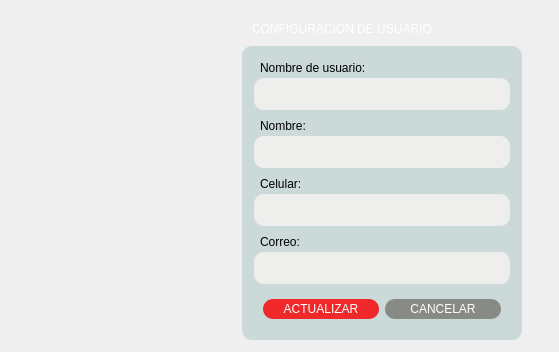
             <widget class="QWidget" name="userConfiPage">
              <layout class="QHBoxLayout" name="horizontalLayout_28">
               <item>
                <widget class="QWidget" name="widget_3" native="true">
                 <layout class="QHBoxLayout" name="horizontalLayout_33">
                  <property name="spacing">
                   <number>0</number>
                  </property>
                  <property name="leftMargin">
                   <number>0</number>
                  </property>
                  <property name="topMargin">
                   <number>0</number>
                  </property>
                  <property name="rightMargin">
                   <number>0</number>
                  </property>
                  <property name="bottomMargin">
                   <number>0</number>
                  </property>
                  <item alignment="Qt::AlignLeft|Qt::AlignTop">
                   <widget class="QWidget" name="widget_22" native="true">
                    <property name="sizePolicy">
                     <sizepolicy hsizetype="Preferred" vsizetype="Expanding">
                      <horstretch>0</horstretch>
                      <verstretch>0</verstretch>
                     </sizepolicy>
                    </property>
                    <property name="minimumSize">
                     <size>
                      <width>230</width>
                      <height>0</height>
                     </size>
                    </property>
                    <property name="styleSheet">
                     <string notr="true">background-color: transparent;</string>
                    </property>
                    <layout class="QVBoxLayout" name="verticalLayout_15">
                     <property name="spacing">
                      <number>0</number>
                     </property>
                     <property name="leftMargin">
                      <number>0</number>
                     </property>
                     <property name="topMargin">
                      <number>0</number>
                     </property>
                     <property name="rightMargin">
                      <number>0</number>
                     </property>
                     <property name="bottomMargin">
                      <number>0</number>
                     </property>
                     <item alignment="Qt::AlignLeft|Qt::AlignBottom">
                      <widget class="QLabel" name="label_22">
                       <property name="text">
                        <string/>
                       </property>
                       <property name="pixmap">
                        <pixmap resource="resources.qrc">:/icons/icons/Univalle.svg</pixmap>
                       </property>
                      </widget>
                     </item>
                    </layout>
                   </widget>
                  </item>
                  <item alignment="Qt::AlignHCenter|Qt::AlignVCenter">
                   <widget class="QWidget" name="widget_24" native="true">
                    <property name="styleSheet">
                     <string notr="true">background-color: transparent;</string>
                    </property>
                    <layout class="QVBoxLayout" name="verticalLayout_8">
                     <property name="spacing">
                      <number>0</number>
                     </property>
                     <property name="leftMargin">
                      <number>0</number>
                     </property>
                     <property name="topMargin">
                      <number>0</number>
                     </property>
                     <property name="rightMargin">
                      <number>0</number>
                     </property>
                     <property name="bottomMargin">
                      <number>0</number>
                     </property>
                     <item>
                      <widget class="QFrame" name="frame_9">
                       <property name="frameShape">
                        <enum>QFrame::StyledPanel</enum>
                       </property>
                       <property name="frameShadow">
                        <enum>QFrame::Raised</enum>
                       </property>
                       <layout class="QVBoxLayout" name="verticalLayout_20">
                        <property name="spacing">
                         <number>0</number>
                        </property>
                        <property name="leftMargin">
                         <number>0</number>
                        </property>
                        <property name="topMargin">
                         <number>0</number>
                        </property>
                        <property name="rightMargin">
                         <number>0</number>
                        </property>
                        <property name="bottomMargin">
                         <number>0</number>
                        </property>
                        <item alignment="Qt::AlignLeft|Qt::AlignVCenter">
                         <widget class="QFrame" name="frame_11">
                          <property name="frameShape">
                           <enum>QFrame::StyledPanel</enum>
                          </property>
                          <property name="frameShadow">
                           <enum>QFrame::Raised</enum>
                          </property>
                          <layout class="QHBoxLayout" name="horizontalLayout_17">
                           <item alignment="Qt::AlignLeft">
                            <widget class="QLabel" name="label_3">
                             <property name="styleSheet">
                              <string notr="true">color: rgb(255, 255, 255);</string>
                             </property>
                             <property name="text">
                              <string>CONFIGURACIÓN DE USUARIO</string>
                             </property>
                            </widget>
                           </item>
                          </layout>
                         </widget>
                        </item>
                        <item>
                         <widget class="QWidget" name="widget_26" native="true">
                          <property name="sizePolicy">
                           <sizepolicy hsizetype="Preferred" vsizetype="Expanding">
                            <horstretch>0</horstretch>
                            <verstretch>0</verstretch>
                           </sizepolicy>
                          </property>
                          <property name="maximumSize">
                           <size>
                            <width>500</width>
                            <height>1000</height>
                           </size>
                          </property>
                          <property name="styleSheet">
                           <string notr="true">background-color: rgb(203, 218, 216);
padding: 3px 3px;
border-radius: 10px;</string>
                          </property>
                          <layout class="QVBoxLayout" name="verticalLayout_27">
                           <property name="spacing">
                            <number>0</number>
                           </property>
                           <property name="leftMargin">
                            <number>9</number>
                           </property>
                           <item>
                            <widget class="QFrame" name="emailFrame_3">
                             <property name="frameShape">
                              <enum>QFrame::StyledPanel</enum>
                             </property>
                             <property name="frameShadow">
                              <enum>QFrame::Raised</enum>
                             </property>
                             <layout class="QVBoxLayout" name="verticalLayout_28">
                              <property name="spacing">
                               <number>0</number>
                              </property>
                              <property name="leftMargin">
                               <number>0</number>
                              </property>
                              <property name="topMargin">
                               <number>0</number>
                              </property>
                              <property name="rightMargin">
                               <number>0</number>
                              </property>
                              <property name="bottomMargin">
                               <number>0</number>
                              </property>
                              <item>
                               <widget class="QLabel" name="label_6">
                                <property name="styleSheet">
                                 <string notr="true">color: rgb(0, 0, 0);</string>
                                </property>
                                <property name="text">
                                 <string>Nombre de usuario:</string>
                                </property>
                               </widget>
                              </item>
                              <item>
                               <widget class="QTextEdit" name="textEdit_6">
                                <property name="maximumSize">
                                 <size>
                                  <width>16777215</width>
                                  <height>32</height>
                                 </size>
                                </property>
                                <property name="styleSheet">
                                 <string notr="true">color: rgb(0, 0, 0);
background-color: rgb(238, 238, 236);</string>
                                </property>
                               </widget>
                              </item>
                             </layout>
                            </widget>
                           </item>
                           <item>
                            <widget class="QFrame" name="nameFrame_2">
                             <property name="frameShape">
                              <enum>QFrame::StyledPanel</enum>
                             </property>
                             <property name="frameShadow">
                              <enum>QFrame::Raised</enum>
                             </property>
                             <layout class="QVBoxLayout" name="verticalLayout_29">
                              <property name="spacing">
                               <number>0</number>
                              </property>
                              <property name="leftMargin">
                               <number>0</number>
                              </property>
                              <property name="topMargin">
                               <number>0</number>
                              </property>
                              <property name="rightMargin">
                               <number>0</number>
                              </property>
                              <property name="bottomMargin">
                               <number>0</number>
                              </property>
                              <item>
                               <widget class="QLabel" name="label_10">
                                <property name="styleSheet">
                                 <string notr="true">color: rgb(0, 0, 0);</string>
                                </property>
                                <property name="text">
                                 <string>Nombre:</string>
                                </property>
                               </widget>
                              </item>
                              <item>
                               <widget class="QTextEdit" name="textEdit_7">
                                <property name="maximumSize">
                                 <size>
                                  <width>16777215</width>
                                  <height>32</height>
                                 </size>
                                </property>
                                <property name="styleSheet">
                                 <string notr="true">color: rgb(0, 0, 0);
background-color: rgb(238, 238, 236);</string>
                                </property>
                               </widget>
                              </item>
                             </layout>
                            </widget>
                           </item>
                           <item>
                            <widget class="QFrame" name="phoneNumberFrame_2">
                             <property name="frameShape">
                              <enum>QFrame::StyledPanel</enum>
                             </property>
                             <property name="frameShadow">
                              <enum>QFrame::Raised</enum>
                             </property>
                             <layout class="QVBoxLayout" name="verticalLayout_30">
                              <property name="spacing">
                               <number>0</number>
                              </property>
                              <property name="leftMargin">
                               <number>0</number>
                              </property>
                              <property name="topMargin">
                               <number>0</number>
                              </property>
                              <property name="rightMargin">
                               <number>0</number>
                              </property>
                              <property name="bottomMargin">
                               <number>0</number>
                              </property>
                              <item>
                               <widget class="QLabel" name="phoneNumberLabel_2">
                                <property name="styleSheet">
                                 <string notr="true">color: rgb(0, 0, 0);</string>
                                </property>
                                <property name="text">
                                 <string>Celular:</string>
                                </property>
                               </widget>
                              </item>
                              <item>
                               <widget class="QTextEdit" name="textEdit_8">
                                <property name="maximumSize">
                                 <size>
                                  <width>16777215</width>
                                  <height>32</height>
                                 </size>
                                </property>
                                <property name="styleSheet">
                                 <string notr="true">color: rgb(0, 0, 0);
background-color: rgb(238, 238, 236);</string>
                                </property>
                               </widget>
                              </item>
                             </layout>
                            </widget>
                           </item>
                           <item>
                            <widget class="QFrame" name="emailFrame_4">
                             <property name="frameShape">
                              <enum>QFrame::StyledPanel</enum>
                             </property>
                             <property name="frameShadow">
                              <enum>QFrame::Raised</enum>
                             </property>
                             <layout class="QVBoxLayout" name="verticalLayout_31">
                              <property name="spacing">
                               <number>0</number>
                              </property>
                              <property name="leftMargin">
                               <number>0</number>
                              </property>
                              <property name="topMargin">
                               <number>0</number>
                              </property>
                              <property name="rightMargin">
                               <number>0</number>
                              </property>
                              <property name="bottomMargin">
                               <number>0</number>
                              </property>
                              <item>
                               <widget class="QLabel" name="emailLabel_2">
                                <property name="styleSheet">
                                 <string notr="true">color: rgb(0, 0, 0);</string>
                                </property>
                                <property name="text">
                                 <string>Correo:</string>
                                </property>
                               </widget>
                              </item>
                              <item>
                               <widget class="QTextEdit" name="textEdit_9">
                                <property name="maximumSize">
                                 <size>
                                  <width>16777215</width>
                                  <height>32</height>
                                 </size>
                                </property>
                                <property name="styleSheet">
                                 <string notr="true">color: rgb(0, 0, 0);
background-color: rgb(238, 238, 236);</string>
                                </property>
                               </widget>
                              </item>
                             </layout>
                            </widget>
                           </item>
                           <item>
                            <widget class="QFrame" name="frame_10">
                             <property name="frameShape">
                              <enum>QFrame::StyledPanel</enum>
                             </property>
                             <property name="frameShadow">
                              <enum>QFrame::Raised</enum>
                             </property>
                             <layout class="QHBoxLayout" name="horizontalLayout_16">
                              <item>
                               <widget class="QPushButton" name="updateBtn">
                                <property name="cursor">
                                 <cursorShape>PointingHandCursor</cursorShape>
                                </property>
                                <property name="styleSheet">
                                 <string notr="true">color: rgb(255, 255, 255);
background-color: rgb(239, 41, 41);</string>
                                </property>
                                <property name="text">
                                 <string>ACTUALIZAR</string>
                                </property>
                               </widget>
                              </item>
                              <item>
                               <widget class="QPushButton" name="cancelUpdateBtn">
                                <property name="cursor">
                                 <cursorShape>PointingHandCursor</cursorShape>
                                </property>
                                <property name="styleSheet">
                                 <string notr="true">color: rgb(255, 255, 255);
background-color: rgb(136, 138, 133);</string>
                                </property>
                                <property name="text">
                                 <string>CANCELAR</string>
                                </property>
                               </widget>
                              </item>
                             </layout>
                            </widget>
                           </item>
                          </layout>
                         </widget>
                        </item>
                       </layout>
                      </widget>
                     </item>
                    </layout>
                   </widget>
                  </item>
                  <item alignment="Qt::AlignRight|Qt::AlignBottom">
                   <widget class="QWidget" name="widget_31" native="true">
                    <property name="styleSheet">
                     <string notr="true">background-color: transparent;</string>
                    </property>
                    <layout class="QVBoxLayout" name="verticalLayout_41">
                     <item>
                      <widget class="QLabel" name="label_21">
                       <property name="text">
                        <string/>
                       </property>
                       <property name="pixmap">
                        <pixmap resource="resources.qrc">:/icons/icons/PSI.svg</pixmap>
                       </property>
                      </widget>
                     </item>
                    </layout>
                   </widget>
                  </item>
                 </layout>
                </widget>
               </item>
              </layout>
             </widget>
